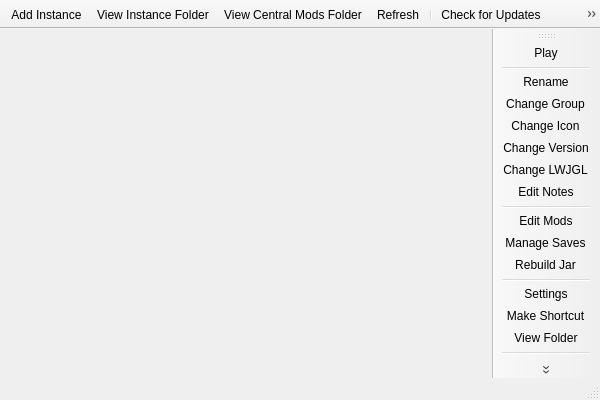
<?xml version="1.0" encoding="UTF-8"?>
<ui version="4.0">
 <class>MainWindow</class>
 <widget class="QMainWindow" name="MainWindow">
  <property name="geometry">
   <rect>
    <x>0</x>
    <y>0</y>
    <width>600</width>
    <height>400</height>
   </rect>
  </property>
  <property name="windowTitle">
   <string>MultiMC 5</string>
  </property>
  <widget class="QWidget" name="centralWidget">
   <layout class="QHBoxLayout" name="horizontalLayout">
    <property name="spacing">
     <number>0</number>
    </property>
    <property name="sizeConstraint">
     <enum>QLayout::SetDefaultConstraint</enum>
    </property>
    <property name="leftMargin">
     <number>0</number>
    </property>
    <property name="topMargin">
     <number>0</number>
    </property>
    <property name="rightMargin">
     <number>0</number>
    </property>
    <property name="bottomMargin">
     <number>0</number>
    </property>
   </layout>
  </widget>
  <widget class="QToolBar" name="mainToolBar">
   <property name="windowTitle">
    <string>Main Toolbar</string>
   </property>
   <property name="movable">
    <bool>false</bool>
   </property>
   <property name="allowedAreas">
    <set>Qt::TopToolBarArea</set>
   </property>
   <attribute name="toolBarArea">
    <enum>TopToolBarArea</enum>
   </attribute>
   <attribute name="toolBarBreak">
    <bool>false</bool>
   </attribute>
   <addaction name="actionAddInstance"/>
   <addaction name="actionViewInstanceFolder"/>
   <addaction name="actionViewCentralModsFolder"/>
   <addaction name="actionRefresh"/>
   <addaction name="separator"/>
   <addaction name="actionCheckUpdate"/>
   <addaction name="actionSettings"/>
   <addaction name="separator"/>
   <addaction name="actionReportBug"/>
   <addaction name="actionNews"/>
   <addaction name="actionAbout"/>
  </widget>
  <widget class="QStatusBar" name="statusBar"/>
  <widget class="QToolBar" name="instanceToolBar">
   <property name="windowTitle">
    <string>Instance Toolbar</string>
   </property>
   <property name="floatable">
    <bool>false</bool>
   </property>
   <attribute name="toolBarArea">
    <enum>RightToolBarArea</enum>
   </attribute>
   <attribute name="toolBarBreak">
    <bool>false</bool>
   </attribute>
   <addaction name="actionLaunchInstance"/>
   <addaction name="separator"/>
   <addaction name="actionRenameInstance"/>
   <addaction name="actionChangeInstGroup"/>
   <addaction name="actionChangeInstIcon"/>
   <addaction name="actionChangeInstMCVersion"/>
   <addaction name="actionChangeInstLWJGLVersion"/>
   <addaction name="actionEditInstNotes"/>
   <addaction name="separator"/>
   <addaction name="actionEditInstMods"/>
   <addaction name="actionManageInstSaves"/>
   <addaction name="actionRebuildInstJar"/>
   <addaction name="separator"/>
   <addaction name="actionInstanceSettings"/>
   <addaction name="actionMakeDesktopShortcut"/>
   <addaction name="actionViewSelectedInstFolder"/>
   <addaction name="separator"/>
   <addaction name="actionDeleteInstance"/>
  </widget>
  <action name="actionAddInstance">
   <property name="icon">
    <iconset resource="../multimc.qrc">
     <normaloff>:/icons/toolbar/new</normaloff>:/icons/toolbar/new</iconset>
   </property>
   <property name="text">
    <string>Add Instance</string>
   </property>
   <property name="toolTip">
    <string>Add a new instance.</string>
   </property>
   <property name="statusTip">
    <string>Add a new instance.</string>
   </property>
  </action>
  <action name="actionViewInstanceFolder">
   <property name="icon">
    <iconset resource="../multimc.qrc">
     <normaloff>:/icons/toolbar/viewfolder</normaloff>:/icons/toolbar/viewfolder</iconset>
   </property>
   <property name="text">
    <string>View Instance Folder</string>
   </property>
   <property name="toolTip">
    <string>Open the instance folder in a file browser.</string>
   </property>
   <property name="statusTip">
    <string>Open the instance folder in a file browser.</string>
   </property>
  </action>
  <action name="actionRefresh">
   <property name="icon">
    <iconset resource="../multimc.qrc">
     <normaloff>:/icons/toolbar/refresh</normaloff>:/icons/toolbar/refresh</iconset>
   </property>
   <property name="text">
    <string>Refresh</string>
   </property>
   <property name="toolTip">
    <string>Reload the instance list.</string>
   </property>
   <property name="statusTip">
    <string>Reload the instance list.</string>
   </property>
  </action>
  <action name="actionViewCentralModsFolder">
   <property name="icon">
    <iconset resource="../multimc.qrc">
     <normaloff>:/icons/toolbar/centralmods</normaloff>:/icons/toolbar/centralmods</iconset>
   </property>
   <property name="text">
    <string>View Central Mods Folder</string>
   </property>
   <property name="toolTip">
    <string>Open the central mods folder in a file browser.</string>
   </property>
   <property name="statusTip">
    <string>Open the central mods folder in a file browser.</string>
   </property>
  </action>
  <action name="actionCheckUpdate">
   <property name="icon">
    <iconset resource="../multimc.qrc">
     <normaloff>:/icons/toolbar/checkupdate</normaloff>:/icons/toolbar/checkupdate</iconset>
   </property>
   <property name="text">
    <string>Check for Updates</string>
   </property>
   <property name="toolTip">
    <string>Check for new updates for MultiMC</string>
   </property>
   <property name="statusTip">
    <string>Check for new updates for MultiMC</string>
   </property>
  </action>
  <action name="actionSettings">
   <property name="icon">
    <iconset resource="../multimc.qrc">
     <normaloff>:/icons/toolbar/settings</normaloff>:/icons/toolbar/settings</iconset>
   </property>
   <property name="text">
    <string>Settings</string>
   </property>
   <property name="toolTip">
    <string>Change settings.</string>
   </property>
   <property name="statusTip">
    <string>Change settings.</string>
   </property>
   <property name="menuRole">
    <enum>QAction::PreferencesRole</enum>
   </property>
  </action>
  <action name="actionReportBug">
   <property name="icon">
    <iconset resource="../multimc.qrc">
     <normaloff>:/icons/toolbar/bug</normaloff>:/icons/toolbar/bug</iconset>
   </property>
   <property name="text">
    <string>Report a Bug</string>
   </property>
   <property name="toolTip">
    <string>Open the bug tracker to report a bug with MultiMC.</string>
   </property>
   <property name="statusTip">
    <string>Open the bug tracker to report a bug with MultiMC.</string>
   </property>
  </action>
  <action name="actionNews">
   <property name="icon">
    <iconset resource="../multimc.qrc">
     <normaloff>:/icons/toolbar/news</normaloff>:/icons/toolbar/news</iconset>
   </property>
   <property name="text">
    <string>News</string>
   </property>
   <property name="toolTip">
    <string>Open the MultiMC dev blog to read news about MultiMC.</string>
   </property>
   <property name="statusTip">
    <string>Open the MultiMC dev blog to read news about MultiMC.</string>
   </property>
  </action>
  <action name="actionAbout">
   <property name="icon">
    <iconset resource="../multimc.qrc">
     <normaloff>:/icons/toolbar/about</normaloff>:/icons/toolbar/about</iconset>
   </property>
   <property name="text">
    <string>About MultiMC</string>
   </property>
   <property name="toolTip">
    <string>View information about MultiMC.</string>
   </property>
   <property name="statusTip">
    <string>About MultiMC</string>
   </property>
   <property name="menuRole">
    <enum>QAction::AboutRole</enum>
   </property>
  </action>
  <action name="actionLaunchInstance">
   <property name="text">
    <string>Play</string>
   </property>
   <property name="toolTip">
    <string>Launch the selected instance.</string>
   </property>
   <property name="statusTip">
    <string>Launch the selected instance.</string>
   </property>
  </action>
  <action name="actionRenameInstance">
   <property name="text">
    <string>Rename</string>
   </property>
   <property name="toolTip">
    <string>Rename the selected instance.</string>
   </property>
   <property name="statusTip">
    <string>Rename the selected instance.</string>
   </property>
  </action>
  <action name="actionChangeInstGroup">
   <property name="text">
    <string>Change Group</string>
   </property>
   <property name="toolTip">
    <string>Change the selected instance's group.</string>
   </property>
   <property name="statusTip">
    <string>Change the selected instance's group.</string>
   </property>
  </action>
  <action name="actionChangeInstIcon">
   <property name="text">
    <string>Change Icon</string>
   </property>
   <property name="toolTip">
    <string>Change the selected instance's icon.</string>
   </property>
   <property name="statusTip">
    <string>Change the selected instance's icon.</string>
   </property>
  </action>
  <action name="actionEditInstNotes">
   <property name="text">
    <string>Edit Notes</string>
   </property>
   <property name="toolTip">
    <string>Edit the notes for the selected instance.</string>
   </property>
   <property name="statusTip">
    <string>Edit the notes for the selected instance.</string>
   </property>
  </action>
  <action name="actionInstanceSettings">
   <property name="text">
    <string>Settings</string>
   </property>
   <property name="toolTip">
    <string>Change settings for the selected instance.</string>
   </property>
   <property name="statusTip">
    <string>Change settings for the selected instance.</string>
   </property>
  </action>
  <action name="actionMakeDesktopShortcut">
   <property name="text">
    <string>Make Shortcut</string>
   </property>
   <property name="toolTip">
    <string>Make a shortcut on the desktop for the selected instance.</string>
   </property>
   <property name="statusTip">
    <string>Make a shortcut on the desktop for the selected instance.</string>
   </property>
  </action>
  <action name="actionManageInstSaves">
   <property name="text">
    <string>Manage Saves</string>
   </property>
   <property name="toolTip">
    <string>Manage saves for the selected instance.</string>
   </property>
   <property name="statusTip">
    <string>Manage saves for the selected instance.</string>
   </property>
  </action>
  <action name="actionEditInstMods">
   <property name="text">
    <string>Edit Mods</string>
   </property>
   <property name="toolTip">
    <string>Edit the mods for the selected instance.</string>
   </property>
   <property name="statusTip">
    <string>Edit the mods for the selected instance.</string>
   </property>
  </action>
  <action name="actionChangeInstMCVersion">
   <property name="text">
    <string>Change Version</string>
   </property>
   <property name="toolTip">
    <string>Change the selected instance's Minecraft version.</string>
   </property>
   <property name="statusTip">
    <string>Change the selected instance's Minecraft version.</string>
   </property>
  </action>
  <action name="actionChangeInstLWJGLVersion">
   <property name="text">
    <string>Change LWJGL</string>
   </property>
   <property name="toolTip">
    <string>Change the version of LWJGL for the selected instance to use.</string>
   </property>
   <property name="statusTip">
    <string>Change the version of LWJGL for the selected instance to use.</string>
   </property>
  </action>
  <action name="actionRebuildInstJar">
   <property name="text">
    <string>Rebuild Jar</string>
   </property>
   <property name="toolTip">
    <string>Reinstall the mods for the selected instance.</string>
   </property>
   <property name="statusTip">
    <string>Reinstall the mods for the selected instance.</string>
   </property>
  </action>
  <action name="actionViewSelectedInstFolder">
   <property name="text">
    <string>View Folder</string>
   </property>
   <property name="toolTip">
    <string>Open the selected instance's root folder in a file browser.</string>
   </property>
   <property name="statusTip">
    <string>Open the selected instance's root folder in a file browser.</string>
   </property>
  </action>
  <action name="actionDeleteInstance">
   <property name="text">
    <string>Delete</string>
   </property>
   <property name="toolTip">
    <string>Delete the selected instance.</string>
   </property>
   <property name="statusTip">
    <string>Delete the selected instance.</string>
   </property>
  </action>
 </widget>
 <layoutdefault spacing="6" margin="11"/>
 <resources>
  <include location="../multimc.qrc"/>
 </resources>
 <connections/>
</ui>
